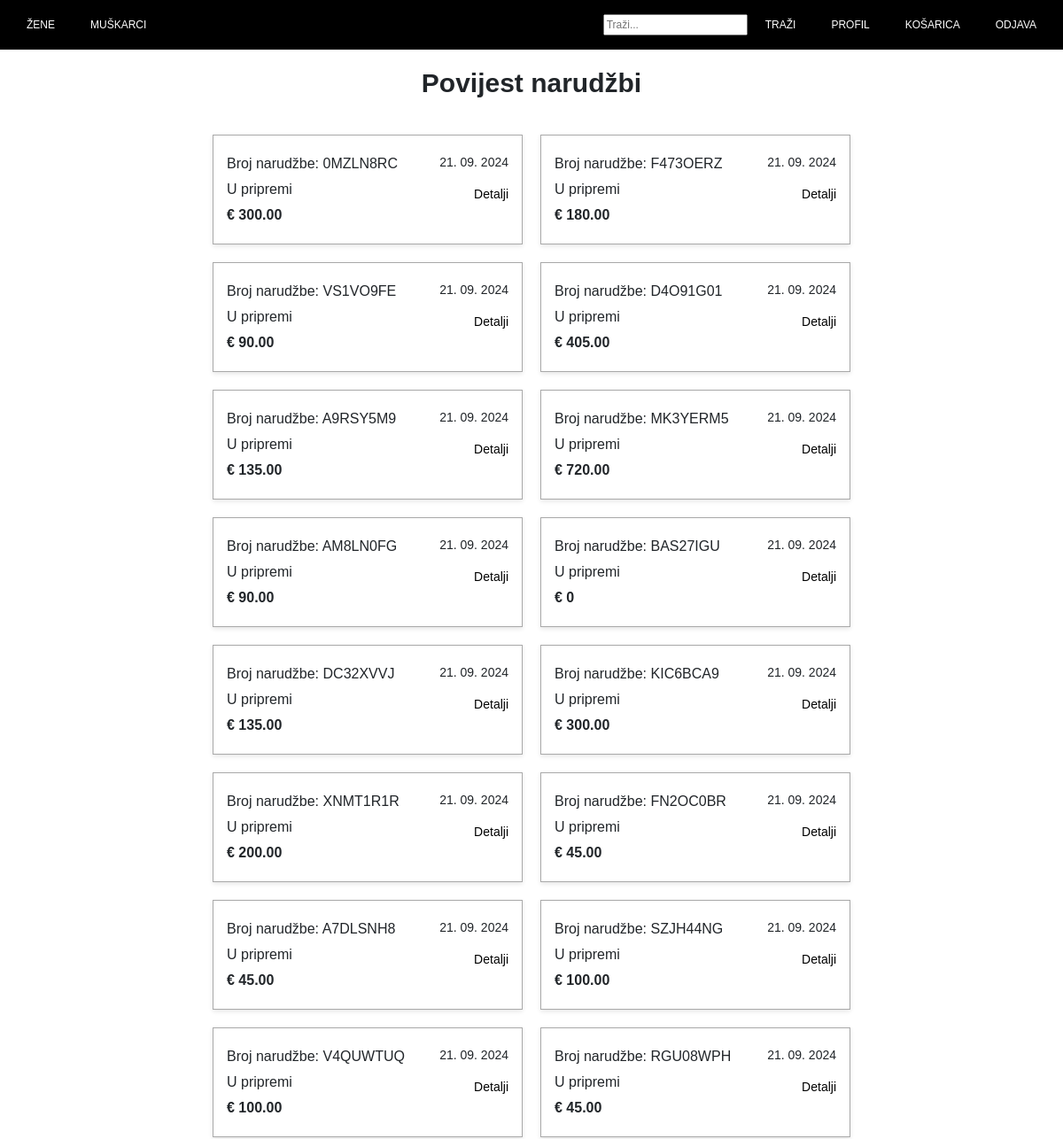
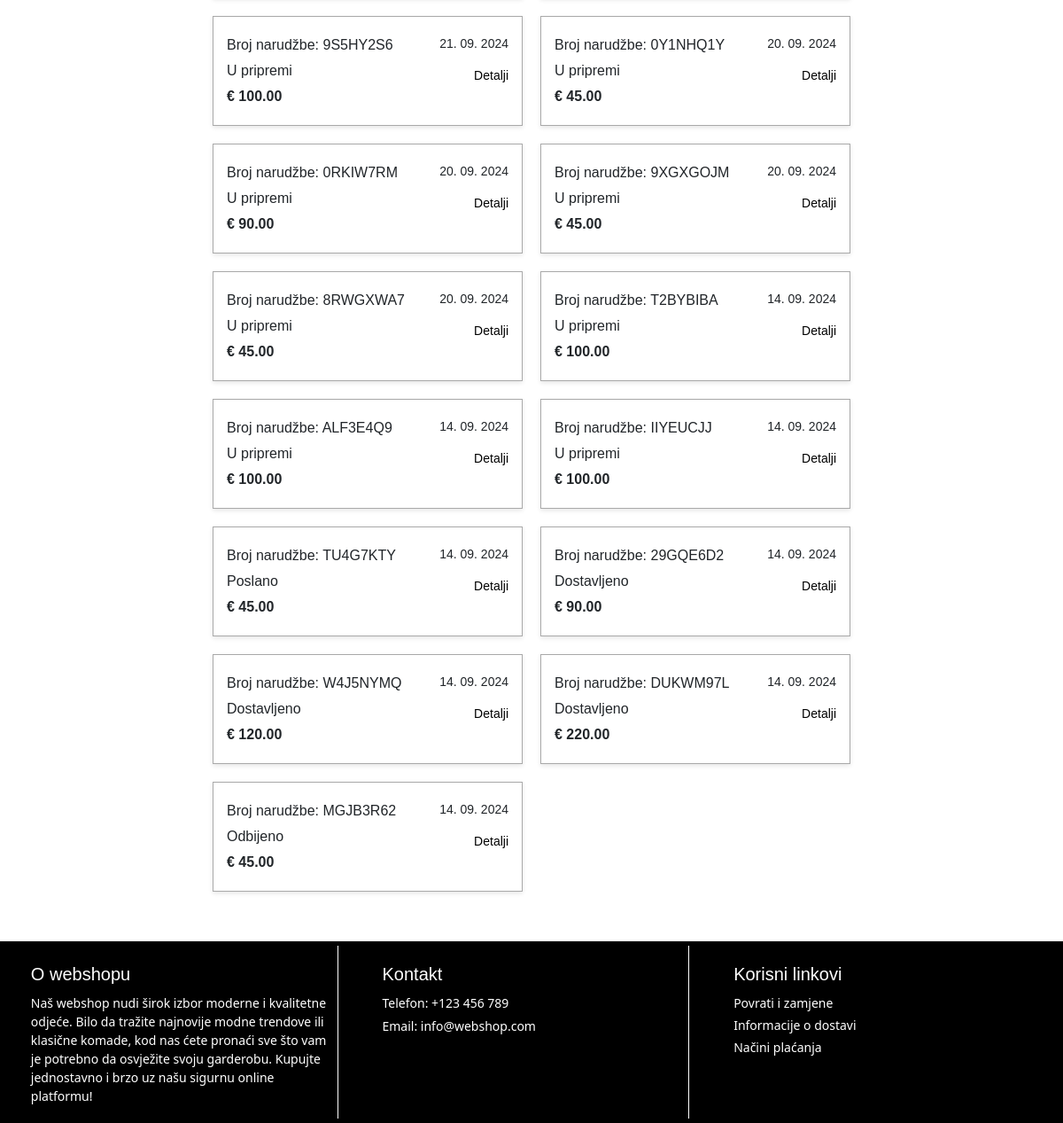
/webshop/orders_history/ (signed in), run on the app's committed database (2 pictures, top to bottom).
### webshop/models.py (models this page shows, shortened)
class Order(models.Model):
    STATUS_CHOICES = (
        ('IP', 'U pripremi'),
        ('SP', 'Poslano'),
        ('DL', 'Dostavljeno'),
        ('RE', 'Odbijeno'),
    )
    PAYMENT_METHOD_CHOICES = (
        ('PP', 'Plaćanje pouzećem'),
        ('IB', 'Internetsko bankarstvo'),
        ('CC', 'Kartično plaćanje'),
    )
    account = models.ForeignKey(Account, on_delete=models.CASCADE)
    date_ordered = models.DateTimeField(auto_now_add=True)
    status = models.CharField(max_length=2, choices=STATUS_CHOICES, default='IP')
    payment_method = models.CharField(max_length=2, choices=PAYMENT_METHOD_CHOICES)
    order_number = models.CharField(max_length=10, unique=True, default=generate_order_number, editable=False)
    items = models.ManyToManyField('OrderItem', related_name='order_items', blank=True)

### webshop/views.py (the view)
# urls.py: path('orders_history/', views.orders_history_view, name='orders_history'),
def orders_history_view(request):
    orders = Order.objects.filter(account=request.user.account).order_by('-date_ordered')
    for order in orders:
        order.total_price = sum(item.total_price() for item in order.items_in_order.all())
    context = {
        'orders': orders
    }
    return render(request, 'webshop/orders_history.html', context)

### webshop/authentication.py (called while the page is built)
    def get_user(self, user_id):
        try:
            return User.objects.get(pk=user_id)
        except ObjectDoesNotExist:
            return None

### webshop/models.py (called while the page is built)
    def total_price(self):
        return self.quantity * self.product.product.price

### webshop/templates/webshop/orders_history.html (shortened to what this page needs)
{% extends 'webshop/base.html' %}
{% load static %}
{% block extra_css %}
<link rel="stylesheet" href="{% static 'webshop/css/orders_history.css' %}">
{% endblock %}
{% block content %}
<div class="orders-history-container">
    <h1>Povijest narudžbi</h1>
    {% if orders %}
        <ul>
            {% for order in orders %}
            <li class="order-history-item">
                <div class="order-history-details">
                    <div class="order-history-info">
                        <p>Broj narudžbe: {{ order.order_number }}</p>
                        <p>{{ order.get_status_display }}</p>
                        <p><strong>€ {{ order.total_price }}</strong></p>
                    </div>
                    <div class="order-history-meta">
                        <p>{{ order.date_ordered|date:"d. m. Y" }}</p>
                        <a href="{% url 'webshop:order_details' order_id=order.id %}">Detalji</a>
                    </div>
                </div>
            </li>
            {% endfor %}
        </ul>
    {% else %}
        <p>Nema narudžbi u povijesti.</p>
    {% endif %}
</div>
{% endblock %}

### webshop/static/webshop/css/base.css (style rules this page uses)
body { font-family: Arial, sans-serif; margin: 0; padding: 0; height: 100%; background-color: white; display: flex; flex-direction: column; min-height: 100vh; }

### webshop/static/webshop/css/orders_history.css (style rules this page uses)
.orders-history-container { width: 800px; margin: 0 auto; padding: 20px; }
.orders-history-container h1 { text-align: center; font-size: 30px; font-weight: bold; margin-bottom: 20px; }
.orders-history-container ul { list-style-type: none; padding: 10px; display: flex; flex-wrap: wrap; }
.order-history-item { background-color: white; border: 1px solid darkgray; padding: 15px; margin: 10px; flex: 1 1 calc(50% - 20px); display: flex; flex-direction: column; box-shadow: 0 2px 5px rgba(0, 0, 0, 0.1); max-width: 350px; }
.order-history-details { display: flex; justify-content: space-between; }
.order-history-info { flex: 1; padding-right: 10px; font-size: 16px; }
.order-history-meta { width: 100px; padding-left: 10px; text-align: right; font-size: 14px; }
.order-history-info p, .order-history-meta p { margin: 5px 0; }
.order-history-item a { display: inline-block; margin-top: 10px; color: black; text-decoration: none; }

### data on the page
Order: order_number "0MZLN8RC", status "U pripremi", total_price "300.00", date_ordered "21. 09. 2024"
Order: order_number "F473OERZ", status "U pripremi", total_price "180.00", date_ordered "21. 09. 2024"
Order: order_number "VS1VO9FE", status "U pripremi", total_price "90.00", date_ordered "21. 09. 2024"
Order: order_number "D4O91G01", status "U pripremi", total_price "405.00", date_ordered "21. 09. 2024"
Order: order_number "A9RSY5M9", status "U pripremi", total_price "135.00", date_ordered "21. 09. 2024"
Order: order_number "MK3YERM5", status "U pripremi", total_price "720.00", date_ordered "21. 09. 2024"
Order: order_number "AM8LN0FG", status "U pripremi", total_price "90.00", date_ordered "21. 09. 2024"
Order: order_number "BAS27IGU", status "U pripremi", total_price "0", date_ordered "21. 09. 2024"
Order: order_number "DC32XVVJ", status "U pripremi", total_price "135.00", date_ordered "21. 09. 2024"
Order: order_number "KIC6BCA9", status "U pripremi", total_price "300.00", date_ordered "21. 09. 2024"
Order: order_number "XNMT1R1R", status "U pripremi", total_price "200.00", date_ordered "21. 09. 2024"
Order: order_number "FN2OC0BR", status "U pripremi", total_price "45.00", date_ordered "21. 09. 2024"
Order: order_number "A7DLSNH8", status "U pripremi", total_price "45.00", date_ordered "21. 09. 2024"
Order: order_number "SZJH44NG", status "U pripremi", total_price "100.00", date_ordered "21. 09. 2024"
Order: order_number "V4QUWTUQ", status "U pripremi", total_price "100.00", date_ordered "21. 09. 2024"
Order: order_number "RGU08WPH", status "U pripremi", total_price "45.00", date_ordered "21. 09. 2024"
Order: order_number "9S5HY2S6", status "U pripremi", total_price "100.00", date_ordered "21. 09. 2024"
Order: order_number "0Y1NHQ1Y", status "U pripremi", total_price "45.00", date_ordered "20. 09. 2024"
Order: order_number "0RKIW7RM", status "U pripremi", total_price "90.00", date_ordered "20. 09. 2024"
Order: order_number "9XGXGOJM", status "U pripremi", total_price "45.00", date_ordered "20. 09. 2024"
Order: order_number "8RWGXWA7", status "U pripremi", total_price "45.00", date_ordered "20. 09. 2024"
Order: order_number "T2BYBIBA", status "U pripremi", total_price "100.00", date_ordered "14. 09. 2024"
Order: order_number "ALF3E4Q9", status "U pripremi", total_price "100.00", date_ordered "14. 09. 2024"
Order: order_number "IIYEUCJJ", status "U pripremi", total_price "100.00", date_ordered "14. 09. 2024"
Order: order_number "TU4G7KTY", status "Poslano", total_price "45.00", date_ordered "14. 09. 2024"
Order: order_number "29GQE6D2", status "Dostavljeno", total_price "90.00", date_ordered "14. 09. 2024"
Order: order_number "W4J5NYMQ", status "Dostavljeno", total_price "120.00", date_ordered "14. 09. 2024"
Order: order_number "DUKWM97L", status "Dostavljeno", total_price "220.00", date_ordered "14. 09. 2024"
Order: order_number "MGJB3R62", status "Odbijeno", total_price "45.00", date_ordered "14. 09. 2024"
